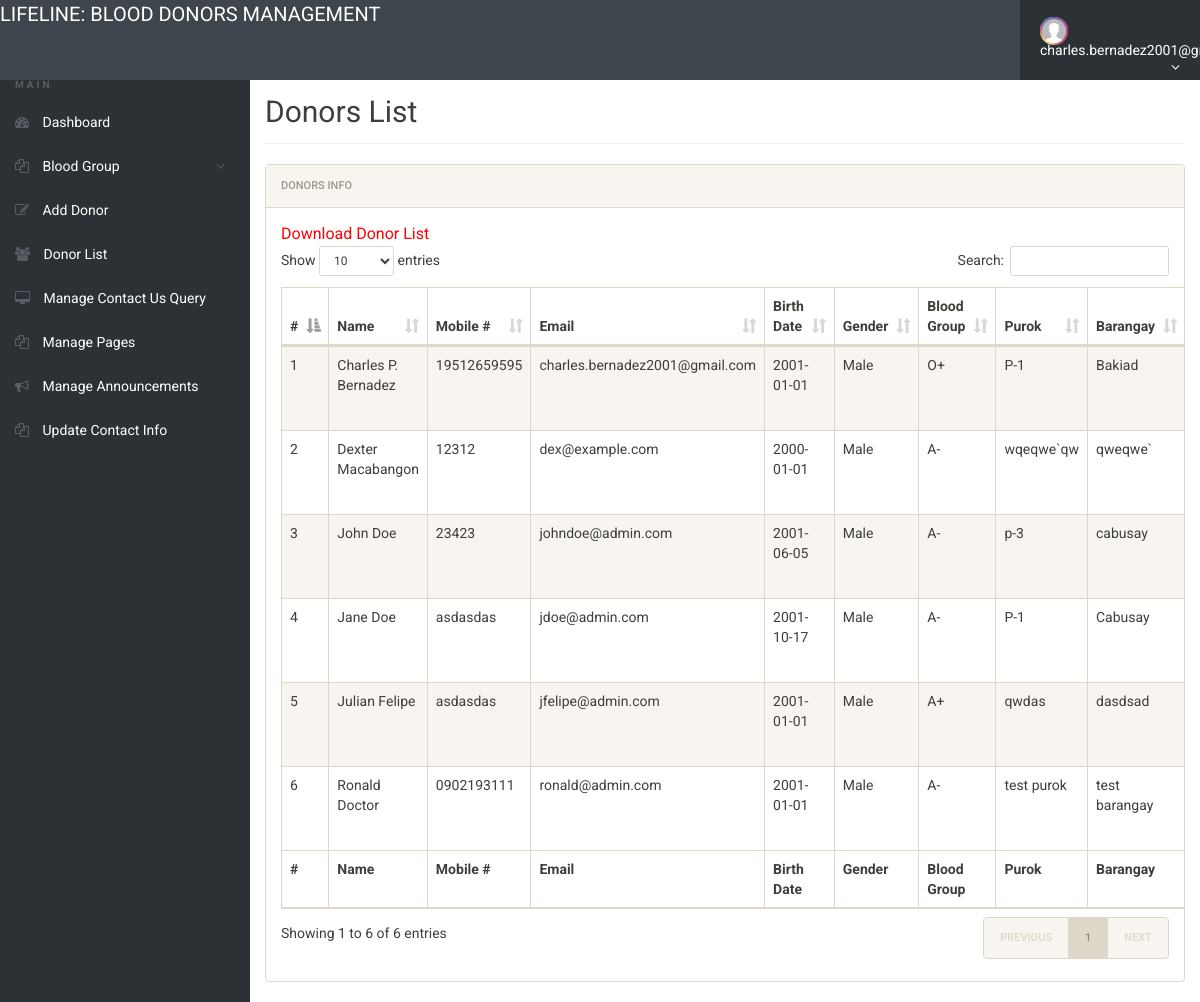
Before: /admin/donor-list.php (signed in) with the older database file.
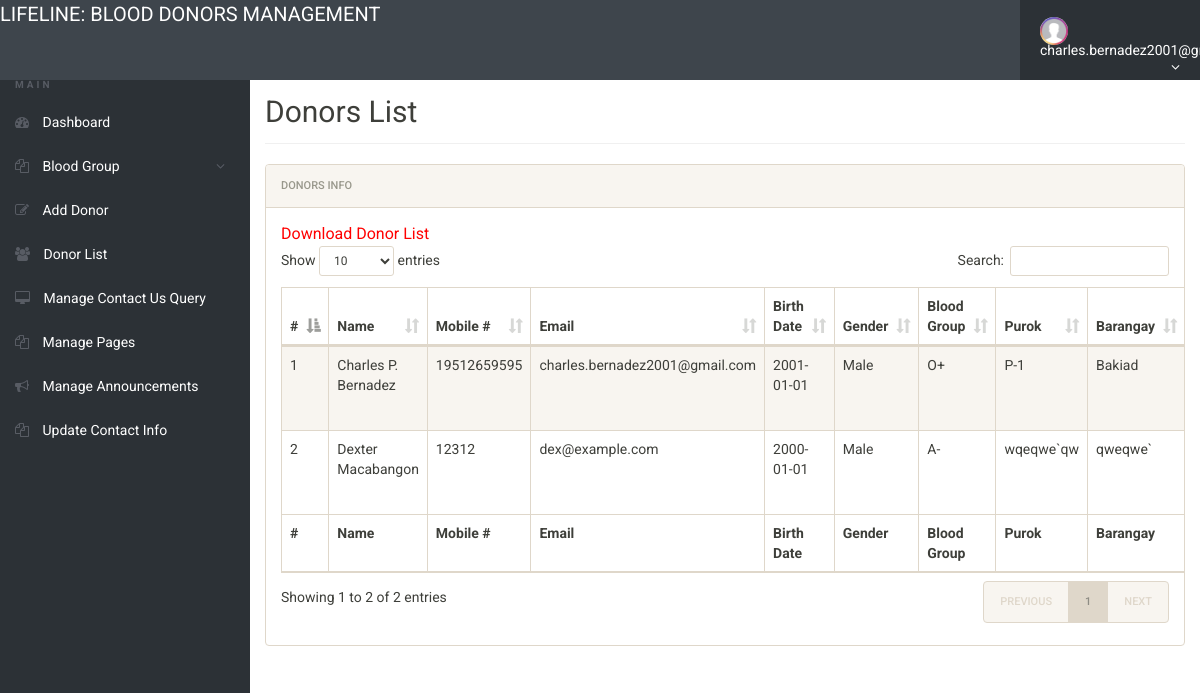
After: the same page with the newer database file.
### tables this page shows
CREATE TABLE `tblblooddonars` (
  `id` int(11) NOT NULL AUTO_INCREMENT,
  `FullName` varchar(100) DEFAULT NULL,
  `MobileNumber` char(11) DEFAULT NULL,
  `EmailId` varchar(100) NOT NULL,
  `password` varchar(250) NOT NULL DEFAULT '',
  `Gender` varchar(20) DEFAULT NULL,
  `BirthDay` date DEFAULT NULL,
  `age` int(11) DEFAULT NULL,
  `BloodGroup` varchar(20) DEFAULT NULL,
  `Purok` varchar(10) NOT NULL,
  `Barangay` varchar(255) DEFAULT NULL,
  `Message` mediumtext,
  `PostingDate` timestamp NOT NULL DEFAULT CURRENT_TIMESTAMP,
  `status` int(11) DEFAULT NULL,
  PRIMARY KEY (`id`)
);

### admin/donor-list.php (the view, shortened to what this page needs)
<?php
include('includes/config.php');
if (strlen($_SESSION['alogin']) == 0) {
	header('location:index.php');
} else {
?>
	<!doctype html>
	<html lang="en" class="no-js">
	<head>
		<link rel="stylesheet" href="css/font-awesome.min.css">
		<link rel="stylesheet" href="css/bootstrap.min.css">
		<link rel="stylesheet" href="css/dataTables.bootstrap.min.css">
		<link rel="stylesheet" href="css/bootstrap-social.css">
		<link rel="stylesheet" href="css/bootstrap-select.css">
		<link rel="stylesheet" href="css/fileinput.min.css">
		<link rel="stylesheet" href="css/awesome-bootstrap-checkbox.css">
		<link rel="stylesheet" href="css/style.css">
	</head>
	<body>
		<?php include('includes/header.php'); ?>
		<div class="ts-main-content">
			<?php include('includes/leftbar.php'); ?>
			<div class="content-wrapper">
				<div class="container-fluid">
					<div class="row">
						<div class="col-md-12">
							<h2 class="page-title">Donors List</h2>
							<div class="panel panel-default">
								<div class="panel-heading">Donors Info</div>
								<div class="panel-body">
									<a href="download-records.php" style="color:red; font-size:16px;">Download Donor List</a>
									<table id="zctb" class="display table table-striped table-bordered table-hover" cellspacing="0" width="100%">
										<thead>
											<tr>
												<th>#</th>
												<th>Name</th>
												<th>Mobile #</th>
												<th>Email</th>
												<th>Birth Date</th>
												<th>Gender</th>
												<th>Blood Group</th>
												<th>Purok</th>
												<th>Barangay</th>
											</tr>
										</thead>
										<tfoot>
											<tr>
												<th>#</th>
												<th>Name</th>
												<th>Mobile #</th>
												<th>Email</th>
												<th>Birth Date</th>
												<th>Gender</th>
												<th>Blood Group</th>
												<th>Purok</th>
												<th>Barangay</th>
											</tr>
										</tfoot>
										<tbody>
											<?php $sql = "SELECT * from  tblblooddonars ";
											$query = $dbh->prepare($sql);
											$query->execute();
											$results = $query->fetchAll(PDO::FETCH_OBJ);
											$cnt = 1;
											if ($query->rowCount() > 0) {
												foreach ($results as $result) {				?>
													<tr>
														<td><?php echo htmlentities($cnt); ?></td>
														<td><?php echo htmlentities($result->FullName); ?></td>
														<td><?php echo htmlentities($result->MobileNumber); ?></td>
														<td><?php echo htmlentities($result->EmailId); ?></td>
														<td><?php echo htmlentities($result->BirthDay); ?></td>
														<td><?php echo htmlentities($result->Gender); ?></td>
														<td><?php echo htmlentities($result->BloodGroup); ?></td>
														<td><?php echo htmlentities($result->Purok); ?></td>
														<td><?php echo htmlentities($result->Barangay); ?></td>
													</tr>
											<?php $cnt = $cnt + 1;
												}
											} ?>
										</tbody>
									</table>
								</div>
							</div>
						</div>
					</div>
				</div>
			</div>
		</div>
	</body>
	</html>
<?php } ?>

### admin/includes/header.php (shortened to what this page needs)
<div class="brand clearfix">
	<a href="dashboard.php" style="font-size: 20px; padding-top:1%; color:#fff">LIFELINE: BLOOD DONORS MANAGEMENT</a>
		<ul class="ts-profile-nav">
			<li class="ts-account">
				<a href="#"><img src="img/ts-avatar.jpg" class="ts-avatar hidden-side" alt=""> <?=$_SESSION['alogin'];?> <i class="fa fa-angle-down hidden-side"></i></a>
			</li>
		</ul>
	</div>

### admin/includes/leftbar.php (shortened to what this page needs)
<nav class="ts-sidebar">
	<ul class="ts-sidebar-menu">
	<li class="ts-label">Main</li>
	<li>
		<a href="dashboard.php"><i class="fa fa-dashboard"></i> Dashboard</a>
	</li>
	<li>
		<a href="#"><i class="fa fa-files-o"></i> Blood Group</a>
	</li>
	<li>
		<a href="add-donor.php"><i class="fa fa-edit"></i> Add Donor</a>
	</li>
	<li>
		<a href="donor-list.php"><i class="fa fa-users"></i> Donor List</a>
	</li>
	<li><a href="manage-conactusquery.php"><i class="fa fa-desktop""></i> Manage Contact Us Query</a></li>
	<li><a href="manage-pages.php"><i class="fa fa-files-o"></i> Manage Pages</a></li>
	<li><a href="announcement-create.php"><i class="fa fa-bullhorn" aria-hidden="true"></i> Manage Announcements</a></li>
	<li><a href="update-contactinfo.php"><i class="fa fa-files-o"></i> Update Contact Info</a></li>
	</ul>
</nav>

### admin/css/style.css (style rules this page uses)
html { font-size: 14px; }
@media only screen and (min-width: 480px) { html { font-size: 17px; } }
@media only screen and (min-width: 768px) { html { font-size: 14px; } }
body { font-size: 1em; }
a { color: #37a6c4; }
.panel { overflow: hidden; }
ul, li { margin: 0; padding: 0; list-style: none; }
.page-title { padding-bottom: 15px; margin-bottom: 20px; border-bottom: 1px solid #f0f0f0; }
.brand { background: #3e454c; position: relative; z-index: 3; position: fixed; width: 100%; top: 0; }
.brand .ts-profile-nav { float: right; display: none; }
.brand .ts-profile-nav li { float: left; position: relative; }
.brand .ts-profile-nav li a { display: block; padding: 20px; color: #fff; }
.brand .ts-profile-nav .ts-account .fa-angle-down { float: right; }
.brand .ts-profile-nav .ts-account > a { width: 180px; background: #2c3136; }
.brand .ts-profile-nav .ts-account .ts-avatar { border-radius: 50%; height: 28px; margin: -10px 0; margin-right: 10px; }
@media only screen and (min-width: 992px) { .brand .ts-profile-nav { display: block; } }
.ts-sidebar { background: #2c3136; max-height: 0; transition: max-height 0.3s; overflow: hidden; position: fixed; z-index: 2; width: 100%; bottom: 0; top: 60px; overflow-y: auto; }
@media only screen and (min-width: 992px) { .ts-sidebar { max-height: 100%; bottom: 0; } }
.ts-sidebar-menu .ts-label { color: #585c64; font-weight: bold; padding: 8px 15px; text-transform: uppercase; font-size: 10px; letter-spacing: 3px; margin-top: 10px; }
.ts-sidebar-menu a { display: block; text-decoration: none; padding: 12px 15px; color: #fff; }
.ts-sidebar-menu li { position: relative; }
.ts-sidebar-menu li i { color: #585c64; margin-right: 10px; }
.ts-main-content .content-wrapper { padding-top: 15px; margin-top: 60px; }
@media only screen and (min-width: 992px) { .ts-main-content .ts-sidebar { width: 250px; float: left; } }
@media only screen and (min-width: 992px) { .ts-main-content .content-wrapper { margin-left: 250px; } }

Changed rows visible on the page:
removed tblblooddonars: FullName "John Doe", MobileNumber "23423", EmailId "johndoe@admin.com", BirthDay "2001-06-05", Gender "Male", BloodGroup "A-", Purok "p-3", Barangay "cabusay"
removed tblblooddonars: FullName "Jane Doe", MobileNumber "asdasdas", EmailId "jdoe@admin.com", BirthDay "2001-10-17", Gender "Male", BloodGroup "A-", Purok "P-1", Barangay "Cabusay"
removed tblblooddonars: FullName "Julian Felipe", MobileNumber "asdasdas", EmailId "jfelipe@admin.com", BirthDay "2001-01-01", Gender "Male", BloodGroup "A+", Purok "qwdas", Barangay "dasdsad"
removed tblblooddonars: FullName "Ronald Doctor", MobileNumber "0902193111", EmailId "ronald@admin.com", BirthDay "2001-01-01", Gender "Male", BloodGroup "A-", Purok "test purok", Barangay "test barangay"
Other visible differences:
text written by a page script: "Show entries Search: Showing 1 to 6 of 6 entries PREVIOUS 1 NEXT" → "Show entries Search: Showing 1 to 2 of 2 entries PREVIOUS 1 NEXT"
